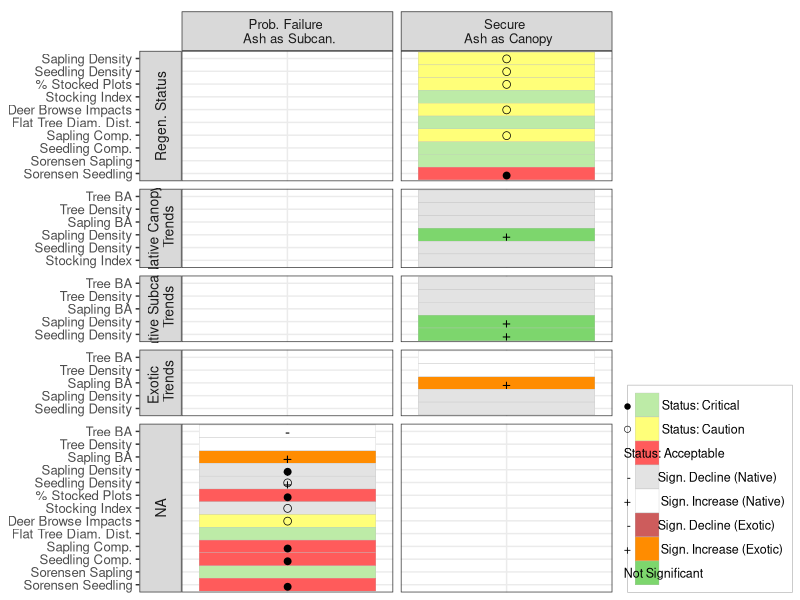

Recreate this plot in R.
#-----------------------------------
# Code for Figure 8- comparison of GETT results with ash as canopy vs. subcanopy species
#-----------------------------------

library(tidyverse)

reg_stat <- read.csv("./results/Figure_2_as_spreadsheet.csv") %>% filter(park == "GETT") %>% 
  mutate(type = "Prob. Failure \n Ash as Subcan.") %>% select(-park_dm, -park_ord)


reg_stat_frax <- read.csv("./results/ash_as_canopy/Figure_8_as_spreadsheet_ash_as_canopy.csv") %>% 
  mutate(type = "Secure \n Ash as Canopy")

names(reg_stat)
names(reg_stat_frax)

reg_comb <- rbind(reg_stat, reg_stat_frax) %>% arrange(desc(type), order)

reg_comb$park_reggrp[reg_comb$park_reggrp %in% "Sec."] <- "Secure"
reg_comb$labels[reg_comb$labels == "Seedling Composition"] <- "Seedling Comp."
reg_comb$labels[reg_comb$labels == "Sapling Composition"] <- "Sapling Comp."

reg_comb$label_order <- factor(reg_comb$labels, 
                               levels = c("Tree BA", "Tree Density", "Sapling BA", "Sapling Density", "Seedling Density", 
                                          "% Stocked Plots", "Stocking Index","Deer Browse Impacts", "Flat Tree Diam. Dist.",
                                          "Sapling Comp.", "Seedling Comp.", 
                                          "Sorensen Sapling", "Sorensen Seedling"))

reg_comb2 <- reg_comb %>% filter(metgrp != "Total") %>% 
             mutate(metgrp = case_when(metgrp == 'Status' ~ "Regen. Status",
                                       metgrp == 'Native Canopy' ~ 'Native Canopy \n Trends',
                                       metgrp == 'Native Subcan.' ~ 'Native Subcan. \n Trends',
                                       metgrp == 'Exotic' ~ 'Exotic \n Trends'
             ))

reg_comb2$metgrp <- factor(reg_comb2$metgrp, levels = c("Regen. Status",  "Native Canopy \n Trends", "Native Subcan. \n Trends",
                                                        "Exotic \n Trends"))
results_plot <- 
  ggplot(reg_comb2, aes(x = type, y = label_order))+
  geom_tile(aes(fill = sign), color = 'grey')+
  geom_text(aes(label = case_when(sign == "critical" ~ "●",
                                  sign == "caution" ~ "○",
                                  sign == "signdec_bad" ~ "-",
                                  sign == "signinc_bad" ~ "+", 
                                  sign == "signdec_good" ~ "-",
                                  sign == "signinc_good" ~ "+", 
                                  TRUE ~ "")))+
  facet_grid(metgrp ~ type, scales = 'free', space = 'free', switch = "y")+
  scale_fill_manual(values = c('critical' = "#FF5B5B", 
                               'caution' = "#FFFF79",
                               'acceptable' = '#BDEBA7',
                               "signdec_bad" = "#CD5C5C", 
                               "signinc_good" = "#7DD66D", 
                               "signdec_good" = "#6DA6D6", 
                               "signinc_bad" = "#FF8C00",
                               "nonsign" = "#E3E3E3", "notmod" = "white"),
                    labels = c("●          Status: Critical",
                               "○          Status: Caution",
                               "Status: Acceptable",
                               " -         Sign. Decline (Native)",
                               "+          Sign. Increase (Native)",
                               " -         Sign. Decline (Exotic)",
                               "+          Sign. Increase (Exotic)",
                               "Not Significant",
                               "Not Modeled"),
                    name = NULL)+
  scale_x_discrete(position = 'top')+
  scale_y_discrete(limits = rev)+
  theme_bw()+
  theme(axis.text.x = element_blank(),
        axis.ticks.x = element_blank(),
        axis.text = element_text(size = 9.5),
        strip.text.y = element_text(size = 10),
        strip.text.x = element_text(size = 9.5),
        text = element_text(size = 9),
        legend.spacing.x = unit(0.5, 'cm'),
        legend.position = 'right', legend.justification = 'bottom',
        legend.title = element_text(size = 9), 
        legend.text = element_text(size = 9, margin = margin(l = -0.9, unit = 'cm')),
        legend.background = element_rect(color = "#B9B9B9", size = 0.25))+
  labs(x = NULL, y = NULL)+ 
  guides(fill = guide_legend(ncol = 1, 
                             hjust = 1))

write.csv(reg_comb2, "./results/ash_as_canopy/Figure_8_as_spreadsheet.csv", row.names = FALSE)

ggsave('./results/Figures/Fig8_results_grid_GETT.svg', height = 8, width = 6, units = 'in')
